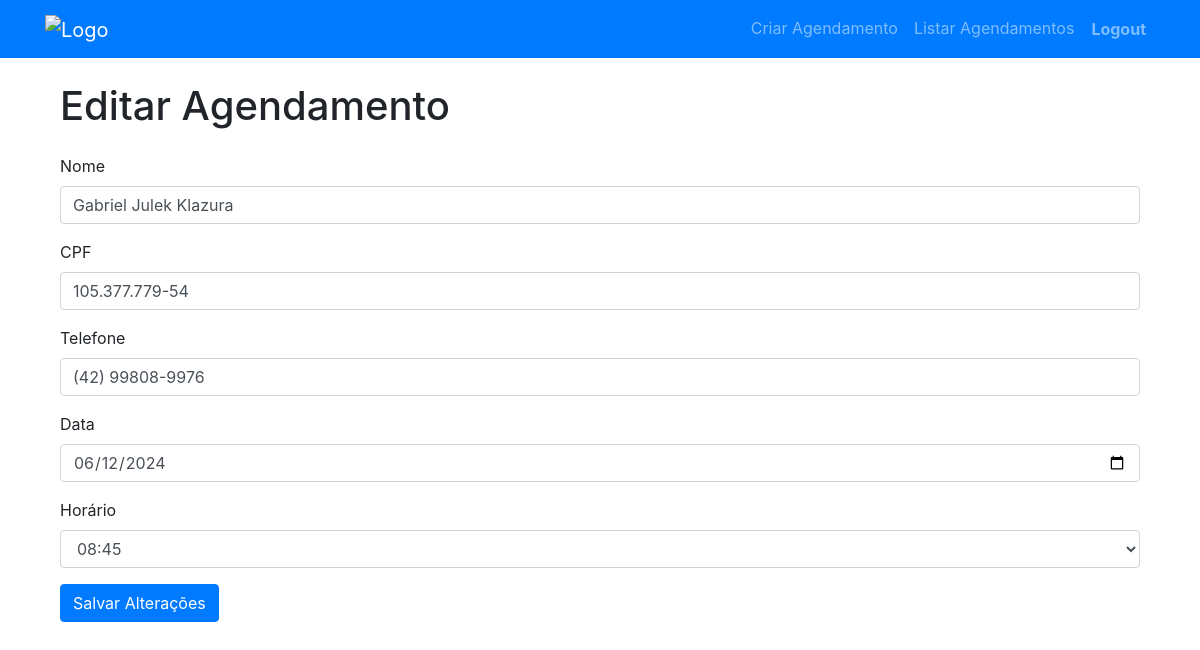
/editar/20 (signed in), run on an earlier commit of the app's database.
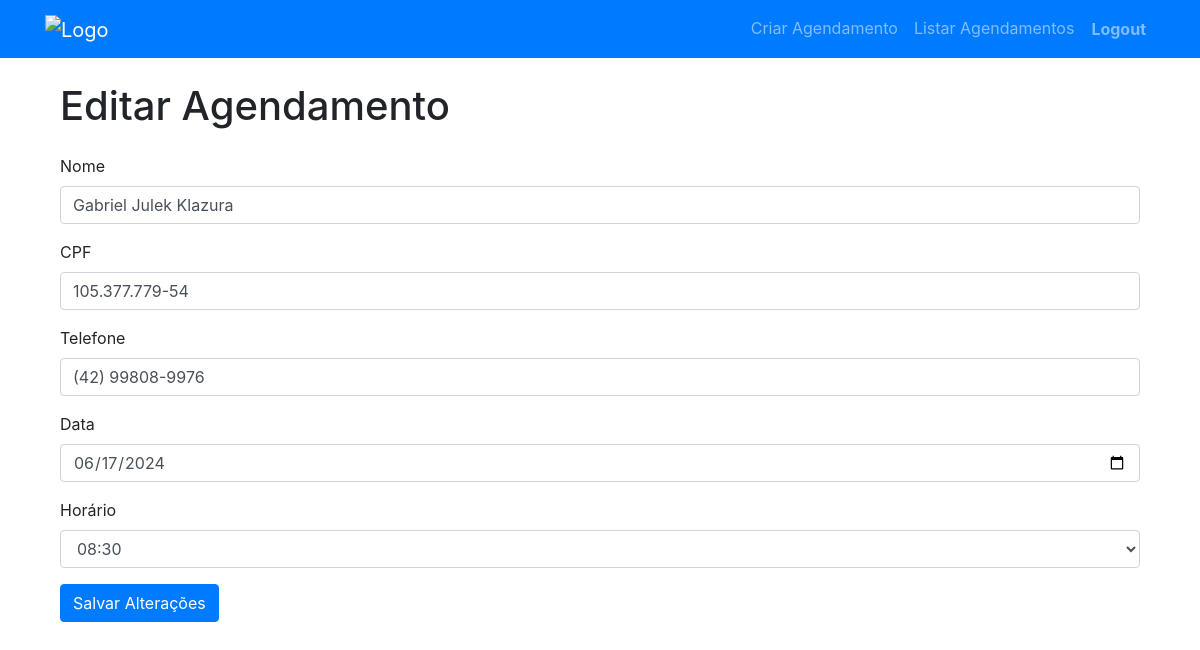
And on a later commit of the database.
### models.py (models this page shows)
class BaseModel(Model):
    class Meta:
        database = db

class Agendamento(BaseModel):
    nome = CharField(max_length=100)
    cpf = CharField(max_length=11, null=True)
    telefone = CharField(max_length=15, null=True)
    data = DateField()
    horario = TimeField()
    presence = BooleanField(default=False)  # Adicionando o campo presence

### app.py (the view, shortened to what this page needs)
@app.route('/editar/<int:id>', methods=['GET', 'POST'])
@login_required
def editar(id):
    agendamento = Agendamento.get_or_none(Agendamento.id == id)
    if not agendamento:
        flash('Agendamento não encontrado!', 'danger')
        return redirect(url_for('listar'))
    form = AgendamentoForm(obj=agendamento)
    min_date = date.today().strftime('%Y-%m-%d')  # Define a data mínima como o dia atual
    form.data.render_kw = {'min': min_date}  # Passa a data mínima para o campo de data
    horarios = get_available_slots(agendamento.data)
    if agendamento.horario.strftime('%H:%M') not in horarios:
        horarios.append(agendamento.horario.strftime('%H:%M'))
        horarios.sort()
    return render_template('editar.html', form=form, agendamento=agendamento, agendamento_horario_str=agendamento.horario.strftime('%H:%M'), min_date=min_date, horarios=horarios)

### forms.py
class AgendamentoForm(FlaskForm):
    nome = StringField('Nome', validators=[DataRequired(), Length(max=100)])
    cpf = StringField('CPF', validators=[Length(min=0, max=14)])
    telefone = StringField('Telefone', validators=[Length(min=0, max=15)])
    data = DateField('Data', validators=[DataRequired()], format='%Y-%m-%d')
    horario = TimeField('Horário', validators=[DataRequired()], format='%H:%M')
    submit = SubmitField('Agendar')

### app.py (called while the page is built)
def login_required(f):
    @wraps(f)
    def decorated_function(*args, **kwargs):
        if 'user_id' not in session:
            flash('Você precisa estar logado para acessar esta página.', 'warning')
            return redirect(url_for('login'))
        return f(*args, **kwargs)
    return decorated_function

### templates/editar.html (shortened to what this page needs)
{% extends "base.html" %}
{% block content %}
<div class="container">
    <h1 class="my-4">Editar Agendamento</h1>
    <form method="post">
        <div class="mb-3">
            {{ form.nome.label(class="form-label") }}
            {{ form.nome(class="form-control") }}
        </div>
        <div class="mb-3">
            {{ form.cpf.label(class="form-label") }}
            {{ form.cpf(class="form-control", id="cpf") }}
        </div>
        <div class="mb-3">
            {{ form.telefone.label(class="form-label") }}
            {{ form.telefone(class="form-control", id="telefone") }}
        </div>
        <div class="mb-3">
            {{ form.data.label(class="form-label") }}
            {{ form.data(class="form-control", id="data") }}
        </div>
        <div class="mb-3">
            {{ form.horario.label(class="form-label") }}
            <select name="horario" id="horario" class="form-control">
                {% for hora in horarios %}
                    <option value="{{ hora }}" {% if hora == agendamento_horario_str %} selected {% endif %}>{{ hora }}</option>
                {% endfor %}
            </select>
        </div>
        <button type="submit" class="btn btn-primary">Salvar Alterações</button>
    </form>
</div>
{% endblock %}

### templates/base.html (shortened to what this page needs)
<!DOCTYPE html>
<html>
<head>
    <link href="https://stackpath.bootstrapcdn.com/bootstrap/4.5.2/css/bootstrap.min.css" rel="stylesheet">
</head>
<body>
    <nav class="navbar navbar-expand-lg navbar-dark bg-primary">
        <div class="container">
            <a class="navbar-brand" href="{{ url_for('index') }}">
                <img class=logo src="https://lh3.googleusercontent.com/pw/AP1GczM1cPMyoSLNnVoI6tAyFpxejrpVJsg3NdHdujenWNrjrULbbF1wFMXCOqvjQP8W43Tj_F3aWfP-4l16AtbEWe7zfGyhx_vIdsjRFhEgQSuolPM2wXk67VIG71oB7cUhYc-8lKvtyYkiMo6jlXtfaTq7=w1879-h325-s-no-gm?authuser=0" alt="Logo" width="434" height="75">
            </a>
            <div class="collapse navbar-collapse" id="navbarNav">
                <ul class="navbar-nav ml-auto">
                    <li class="nav-item">
                        <a class="nav-link" href="{{ url_for('agendar') }}">Criar Agendamento</a>
                    </li>
                    <li class="nav-item">
                        <a class="nav-link" href="{{ url_for('listar') }}">Listar Agendamentos</a>
                    </li>
                    {% if session.user_id %}
                        <li class="nav-item">
                            <form action="{{ url_for('logout') }}" method="GET">
                                <button type="submit" class="btn btn-link nav-link"><strong>Logout</strong></button>
                            </form>
                        </li>
                    {% else %}
                        <li class="nav-item">
                            <a class="nav-link" href="{{ url_for('login') }}"><strong>Login</strong></a>
                        </li>
                    {% endif %}
                </ul>
            </div>
        </div>
    </nav>
    <div class="container">
        {% block content %}{% endblock %}
    </div>
</body>
</html>

What changed in the data, as far as the page shows it:
changed Agendamento "Gabriel Julek Klazura": data "06/12/2024" → "06/17/2024"
Also different on the page:
form field horario: "08:45" → "08:30"
